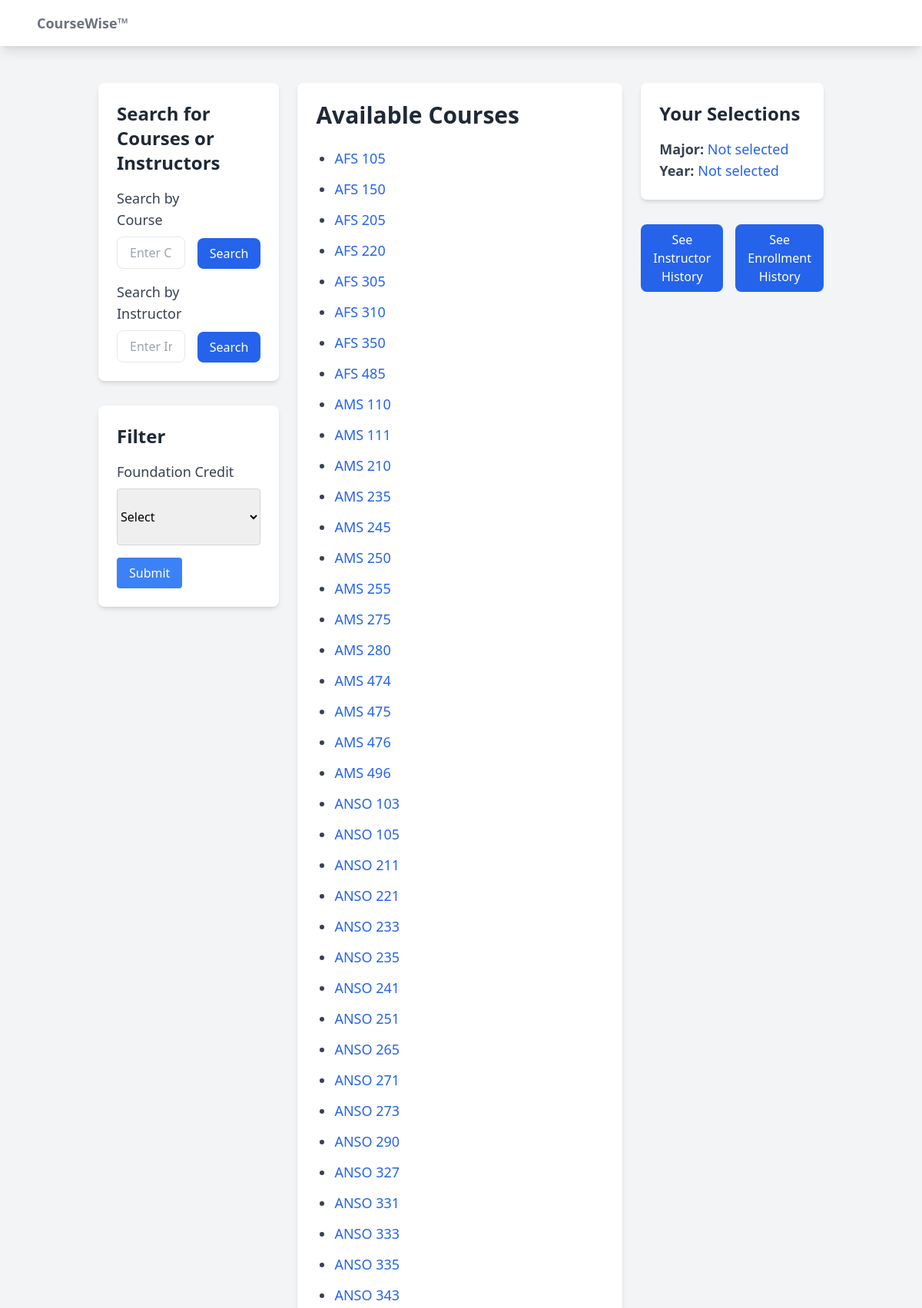
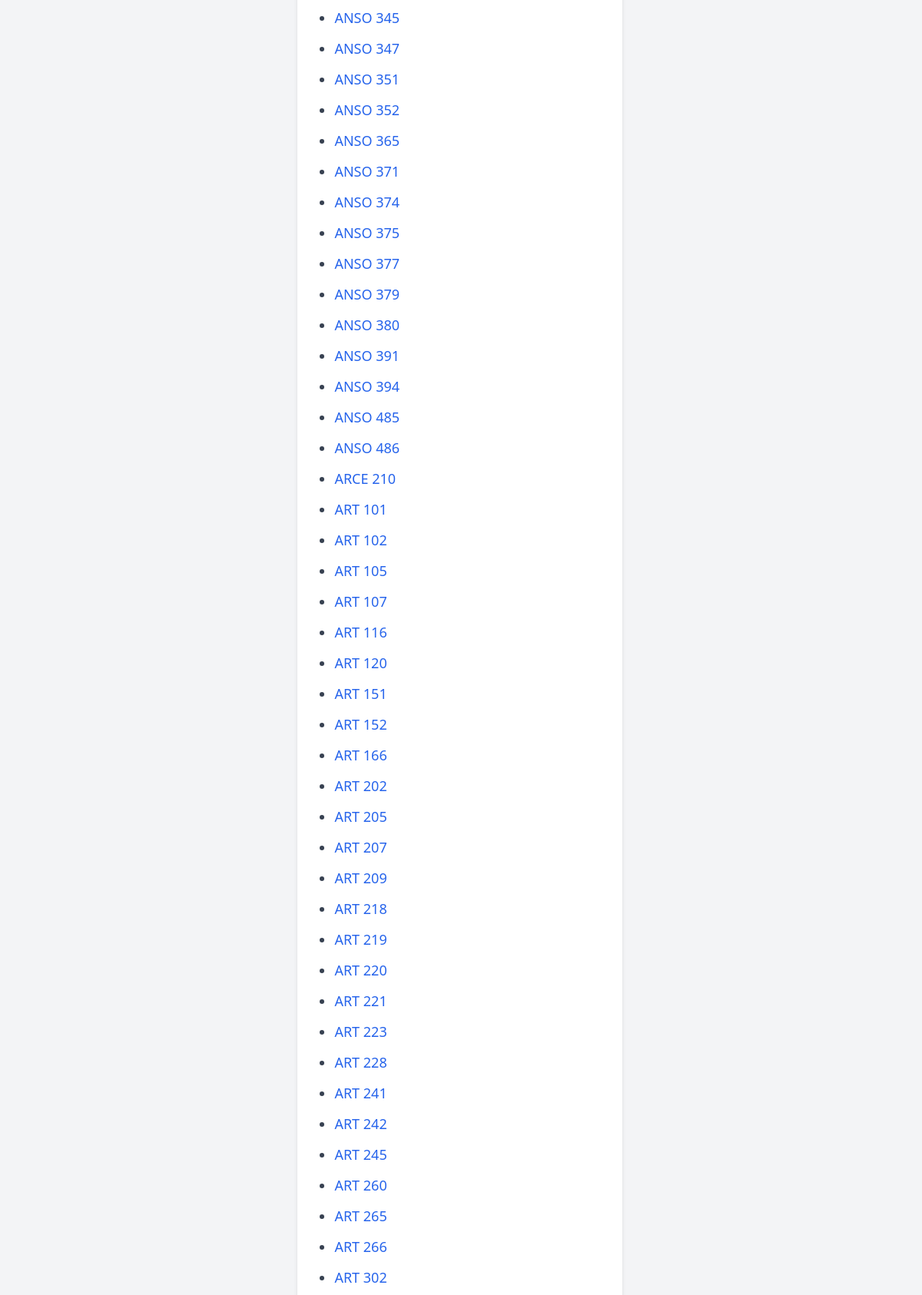
Page /courses/ (upper part) on the committed database (2 pictures, top to bottom).
### courses/models.py (models this page shows)
class CourseInfo(models.Model):
    semester = models.CharField(max_length=255)
    year = models.CharField(max_length=255)
    subject = models.CharField(max_length=255)
    course_number = models.IntegerField()
    course_title = models.CharField(max_length=255)
    f_credits = models.CharField(max_length=255)
    meeting_pattern = models.CharField(max_length=255)
    meeting_time = models.CharField(max_length=255)
    instructor = models.CharField(max_length=255)
    max_enrollment = models.IntegerField()
    students_enrolled = models.IntegerField()
    primary_requests = models.IntegerField()
    major_requests = models.IntegerField()
    senior_requests = models.IntegerField()
    seniors_enrolled = models.IntegerField()
    junior_requests = models.IntegerField()
    juniors_enrolled = models.IntegerField()
    sophomore_requests = models.IntegerField()
    sophomores_enrolled = models.IntegerField()
    first_year_requests = models.IntegerField()
    first_years_enrolled = models.IntegerField()

### courses/views.py (the view, shortened to what this page needs)
# urls.py: 2. Add a URL to urlpatterns:  path('', views.home, name='home')
def home(request):
    f_credit = request.POST.get('f_credit', 'Not selected')
    major = request.session.get('major', 'Not selected')
    year = request.session.get('year', 'Not selected')
    if f_credit == 'Not selected':
        courses = CourseInfo.objects.values('subject', 'course_number').distinct().order_by('subject', 'course_number')
    else:
        courses = CourseInfo.objects.filter(f_credits__icontains=f_credit).values('subject', 'course_number').distinct().order_by('subject', 'course_number')
    course_search = request.GET.get('courseSearch', '').strip()
    instructor_search = request.GET.get('instructorSearch', '').strip()
    return render(request, 'home.html', {
        'major': major,
        'year': year,
        'course_search': course_search,
        'instructor_search': instructor_search,
        'courses': courses
    })

### templates/home.html (shortened to what this page needs)
{% extends "base.html" %}
{% block content %}
    <div class="flex container mx-auto px-6 py-8">
        <div class="container justify-start basis-1/4">
            <div class="bg-white shadow-md rounded-lg p-6 mb-8">
                <h2 class="text-2xl font-semibold text-gray-800 mb-4">Search for Courses or Instructors</h2>
                <form method="get" action="{% url 'home' %}" class="flex space-x-4 mb-4">
                    <div class="flex flex-col w-full">
                        <label for="courseSearch" class="text-lg font-medium text-gray-700 mb-2">Search by Course</label>
                        <input type="text" id="courseSearch" name="courseSearch" value="{{ course_search }}" class="px-4 py-2 border rounded-lg w-full" placeholder="Enter Course" />
                    </div>
                    <div class="flex items-end">
                        <button type="submit" class="bg-blue-600 text-white py-2 px-4 rounded-lg hover:bg-blue-700 transition-all duration-300">
                            Search
                        </button>
                    </div>
                </form>
                <form method="get" action="{% url 'instructor_history' %}" class="flex space-x-4">
                    <div class="flex flex-col w-full">
                        <label for="instructorSearch" class="text-lg font-medium text-gray-700 mb-2">Search by Instructor</label>
                        <input type="text" id="instructorSearch" name="instructorSearch" value="{{ instructor_search }}" class="px-4 py-2 border rounded-lg w-full" placeholder="Enter Instructor" />
                    </div>
                    <div class="flex items-end">
                        <button type="submit" class="bg-blue-600 text-white py-2 px-4 rounded-lg hover:bg-blue-700 transition-all duration-300">
                            Search
                        </button>
                    </div>
                </form>
            </div>
            <div class="bg-white shadow-md rounded-lg p-6 mb-8">
                <h2 class="text-2xl font-semibold text-gray-800 mb-4">Filter</h2>
                <form method="POST" action="{% url 'home' %}">
                    <div class="mb-4">
                        <label for="f_credit" class="block text-lg font-medium text-gray-700">Foundation Credit</label>
                        <select id="f_credit" name="f_credit" class="mt-2 py-6 border border-gray-300 rounded w-full">
                            <option value="">Select</option>
                        </select>
                    </div>
                    <button type="submit" class="bg-blue-500 text-white py-2 px-4 rounded hover:bg-blue-700">Submit</button>
                </form>
            </div>
        </div>
        <div class="container justify-center px-6 basis-2/4">
            <div class="bg-white shadow-md rounded-lg p-6">
                <h1 class="text-3xl font-semibold text-gray-800 mb-6">Available Courses</h1>
                <ul class="list-disc pl-6 space-y-3">
                    {% for course in courses %}
                        <li class="text-lg text-gray-700">
                            <a href="{% url 'course_page' course.subject course.course_number %}" class="text-blue-600 hover:text-blue-800 transition-all duration-300">
                                {{ course.subject }} {{ course.course_number }}
                            </a>
                        </li>
                    {% empty %}
                        <li class="text-gray-500">No courses available.</li>
                    {% endfor %}
                </ul>
            </div>
        </div>
        <div class="container justify-end basis-1/4">
            <div class="bg-white shadow-md rounded-lg p-6 mb-8">
                <h2 class="text-2xl font-semibold text-gray-800 mb-4">Your Selections</h2>
                <p class="text-lg font-medium text-gray-700">
                    <strong>Major:</strong> <span class="text-blue-600">{{ major }}</span>
                </p>
                <p class="text-lg font-medium text-gray-700">
                    <strong>Year:</strong> <span class="text-blue-600">{{ year }}</span>
                </p>
            </div>
            <div class="flex space-x-4 mb-6">
                <a href="{% url 'instructor_history' %}">
                    <button class="bg-blue-600 text-white py-2 px-4 rounded-lg hover:bg-blue-700 transition-all duration-300 w-full sm:w-auto">
                    </button>
                </a>
                <a href="{% url 'historical_patterns' %}">
                    <button class="bg-blue-600 text-white py-2 px-4 rounded-lg hover:bg-blue-700 transition-all duration-300 w-full sm:w-auto">
                    </button>
                </a>
            </div>
        </div>
    </div>
{% endblock %}

### templates/base.html (shortened to what this page needs)
<!DOCTYPE html>
<html lang="en">
<head>
    <script src="https://cdn.tailwindcss.com"></script>
</head>
<body class="bg-gray-100">
    <nav class="bg-white shadow-lg">
        <div class="max-w-6xl mx-auto px-4">
            <div class="flex justify-between">
                <div class="flex space-x-7">
                    <div>
                        <a href="/" class="flex items-center py-4 px-2">
                            <span class="font-semibold text-gray-500 text-lg">CourseWise™</span>
                        </a>
                    </div>
                </div>
            </div>
        </div>
    </nav>
    <main class="container mx-auto mt-4 px-4">
        {% block content %}
        {% endblock %}
    </main>
</body>
</html>

### rows in the picture
CourseInfo: subject "AFS", course_number "105"
CourseInfo: subject "AFS", course_number "220"
CourseInfo: subject "AFS", course_number "350"
CourseInfo: subject "ANSO", course_number "211"
CourseInfo: subject "ANSO", course_number "221"
CourseInfo: subject "ANSO", course_number "233"
CourseInfo: subject "ANSO", course_number "251"
CourseInfo: subject "ANSO", course_number "271"
CourseInfo: subject "ANSO", course_number "273"
CourseInfo: subject "ANSO", course_number "290"
CourseInfo: subject "ANSO", course_number "327"
CourseInfo: subject "ANSO", course_number "331"
CourseInfo: subject "ANSO", course_number "333"
CourseInfo: subject "ANSO", course_number "347"
CourseInfo: subject "ANSO", course_number "351"
CourseInfo: subject "ANSO", course_number "371"
CourseInfo: subject "ANSO", course_number "374"
CourseInfo: subject "ANSO", course_number "380"
CourseInfo: subject "ANSO", course_number "394"
CourseInfo: subject "ARCE", course_number "210"
CourseInfo: subject "ART", course_number "120"
CourseInfo: subject "ART", course_number "202"
CourseInfo: subject "ART", course_number "207"
CourseInfo: subject "ART", course_number "220"
CourseInfo: subject "ART", course_number "221"
CourseInfo: subject "ART", course_number "223"
CourseInfo: subject "ART", course_number "228"
CourseInfo: subject "ART", course_number "241"
CourseInfo: subject "ART", course_number "242"
CourseInfo: subject "ART", course_number "302"

### other values in the picture
{{ course.subject }} "AFS" "AFS" "AFS" "AFS" "AFS" "AMS" "AMS" "AMS" "AMS" "AMS" "AMS" "AMS" "AMS" "AMS" "AMS" "AMS" "AMS" "AMS" "ANSO" "ANSO" "ANSO" "ANSO" "ANSO" "ANSO" "ANSO" "ANSO" "ANSO" "ANSO" "ANSO" "ANSO" "ANSO" "ANSO" "ANSO" "ANSO" "ART" "ART" "ART" "ART" "ART" "ART" "ART" "ART" "ART" "ART" "ART" "ART" "ART" "ART" "ART" "ART"
{{ course.course_number }} "150" "205" "305" "310" "485" "110" "111" "210" "235" "245" "250" "255" "275" "280" "474" "475" "476" "496" "103" "105" "235" "241" "265" "335" "343" "345" "352" "365" "375" "377" "379" "391" "485" "486" "101" "102" "105" "107" "116" "151" "152" "166" "205" "209" "218" "219" "245" "260" "265" "266"
